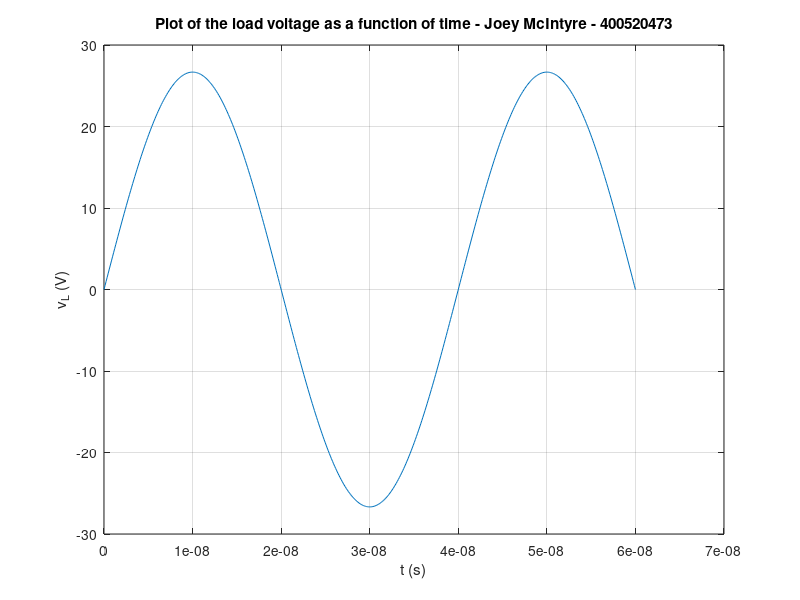
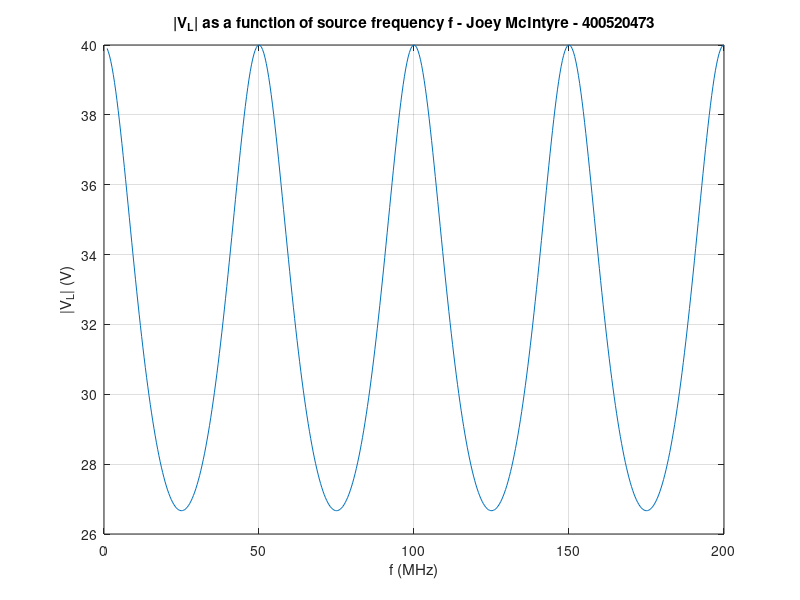

Recreate these plots in MATLAB, in order.
%% ELECENG 3FK4 - MATLAB Assignment 3 - Set 5
% Joey McIntyre - 400520473

clc;
clear

% define variable given in the question
Z0 = 50;                % charcteristic impedance of the line (ohms)
ZL = 200;               % load impedance (ohms)
Zs = 100;               % source impedance (ohms)
Vs = 60;                % source voltage mag (V), angle = 0deg
vp = 2e8;               % phase velocity (m/s)
l = 2;                  % line length (m)
f0 = 25e6;              % operating frequency (Hz)
w0 = 2*pi*f0;           % angular frequency (rad/s)

% define values from the analytical solution
VL_mag = 26.675;        % load voltage magnitude at f0 (V)
phi_L = -pi/2;          % load-voltage phase at f0 (rad)

% time avis for v_L(t)
t1 = 0;                 % plot starts at t1
t2 = 6e-8;              % plot ends at t2
N = 500;                % number of plotting points
dt = (t2 - t1)/N;       % time increment

% generate the time-domain plot
t = t1:dt:t2;
vL_t = VL_mag * cos(w0*t + phi_L);  % load voltage as function of time

figure;
plot(t, vL_t);
title('Plot of the load voltage as a function of time - Joey McIntyre - 400520473');
xlabel('t (s)');
ylabel('v_L (V)');
grid on;


% plot |V_L| as a function of source frequency f

f1 = 1e6;                   % start frequency (Hz)
f2 = 200e6;                 % end frequency (Hz)
Nf = 500;                   % number of frequency points
df = (f2 - f1) / Nf;        % frequency increment

% frequency vector
f = f1:df:f2;               

% reflection coefficient at the load
Gamma_L = (ZL - Z0) / (ZL + Z0);

% phase constant as a function of frequency
beta = 2*pi.*f / vp;

% input impedance as a function of frequency
Zin = Z0 .* (ZL +1j*Z0.*tan(beta*l)) ./ (Z0 + 1j*ZL.*tan(beta*l));

% input voltage as a function of frequency
Vin = Vs .* (Zin ./ (Zs + Zin));

% forward-wave amplitude as a function of frequency (V0^+)
V0_plus = Vin ./ (exp(-1j*beta*l) + Gamma_L .* exp(1j*beta*l));

% load voltage as a function of frequency
VL_f = V0_plus .* (1 + Gamma_L);

% magnitude of load voltage
VL_mag_f = abs(VL_f);

% generate the plot
figure;
plot(f/1e6, VL_mag_f);
title('|V_L| as a function of source frequency f - Joey McIntyre - 400520473');
xlabel('f (MHz)');
ylabel('|V_L| (V)');
grid on;